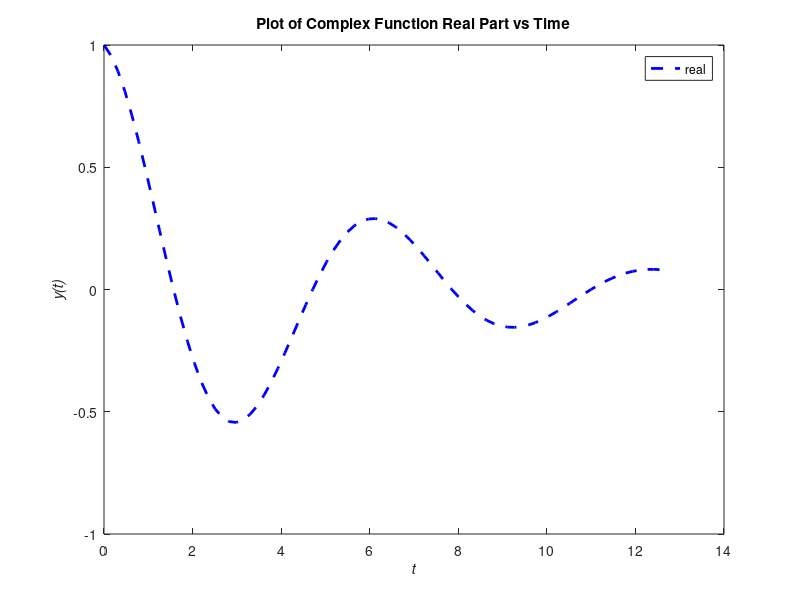
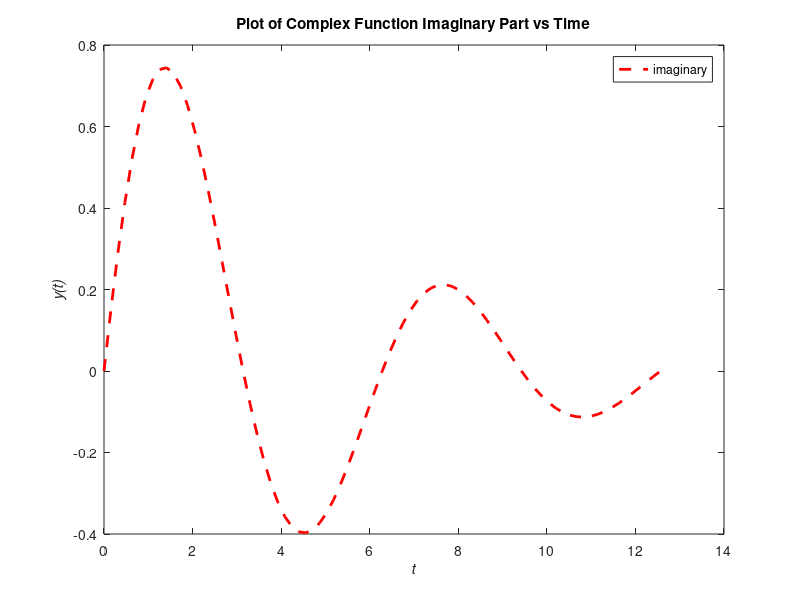

MATLAB code to generate these figures, in order:
% If both the real and imaginary parts of the function are of interest, then the
% user has several choices. Both parts can be plotted as a function of time on
% the same axes using the statements that follow 
% y(t)=exp(-0.2t)*(cost+i*sint)
t=0:pi/20:4*pi;
y=exp(-0.2*t).*(cos(t)+i*sin(t));

figure 
plot(t,real(y),'b--','LineWidth',2);
title('\bfPlot of Complex Function Real Part vs Time');
xlabel('\bf\itt'); ylabel('\bf\ity(t)');
legend ('real');
hold on
figure 
plot(t,imag(y),'r--','LineWidth',2);
title('\bfPlot of Complex Function Imaginary Part vs Time');
xlabel('\bf\itt'); ylabel('\bf\ity(t)');
legend ('imaginary');

